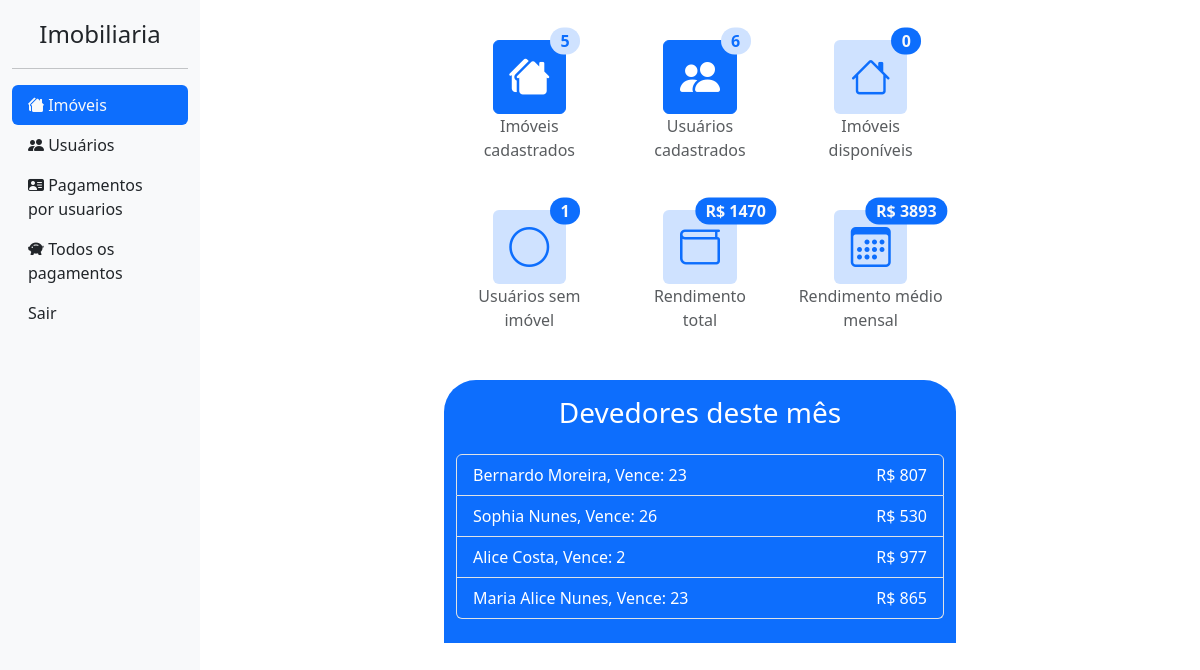
The page /imobiliaria/ (signed in) on the database its author committed.
### usuario/models.py (models this page shows, shortened)
class Perfil(models.Model):
    cpf = models.CharField(max_length=14, null=True)
    nome_completo = models.CharField(max_length=50, null=True, verbose_name="Nome completo")
    data_nascimento = models.DateField(max_length=10, null=True, blank=True, verbose_name="Data de nascimento")
    telefone = models.CharField(max_length=16, null=True, verbose_name="Telefone para contato")
    data_entrada_imovel = models.DateField(auto_now_add=True, editable=True, verbose_name="Data de entrada no imovel")
    usuario = models.OneToOneField(User, blank=True, on_delete=models.CASCADE)
    imovel = models.OneToOneField(Imovel, null=True, blank=True, on_delete=models.SET_NULL)
    def __str__(self) -> str:
        return self.nome_completo

### imobiliaria/models.py (models this page shows, shortened)
class Imovel(models.Model):
    nome = models.CharField(max_length=50, blank=True, verbose_name='Nome do imóvel / vila / condominio')
    cep = models.CharField(max_length=9, blank=True, verbose_name= 'CEP')
    endereco = models.CharField(max_length=100, blank=True, verbose_name= 'Endereço')
    numero = models.CharField(max_length=100, blank=True, verbose_name= 'Numero')
    bairro = models.CharField(max_length=100, blank=True, verbose_name= 'Bairro')
    cidade = models.CharField(max_length=100, blank=True, verbose_name= 'Cidade')
    uf = models.CharField(max_length=2, blank=True, verbose_name= 'UF')
    mensalidade = models.CharField(max_length=10, blank=True, verbose_name='Mensalidade R$')
    vencimento = models.IntegerField(default=10, verbose_name="Dia do vencimento da mensalidade")
    disponibilidade = models.BooleanField(default=True, verbose_name="Disponibilidade")

### imobiliaria/views.py (the view)
# urls.py: path('', index_imobiliaria, name="indeximobiliaria"),
@login_required
def index_imobiliaria(request):
    if not request.user.is_staff:
        return redirect('home-usuario')
    context = {}
    imoveis = Imovel.objects.all()
    perfis = Perfil.objects.all()
    pagamentos = Pagamento.objects.all()
    imoveis_disponiveis = Imovel.objects.filter(disponibilidade=True)
    perfis_sem_imovel = Perfil.objects.filter(imovel=None)
    devedores_deste_mes = []
    hoje = datetime.now()
    for perfil in perfis:
        pagou = False
        if perfil.imovel != None:
            for pagamento in pagamentos:
                if pagamento.perfil == perfil and pagamento.data.month == hoje.month and pagamento.data.year == hoje.year:
                    pagou = True
                    break
        else: continue
        if pagou == False:
            devedores_deste_mes.append(perfil)
    rendimento_total = 0
    for pagamento in pagamentos:
        rendimento_total += int(unmask(pagamento.valor_pago, '.'))
    rendimentoMensal = 0
    for imovel in imoveis:
        if imovel.disponibilidade == False:
            rendimentoMensal += int(imovel.mensalidade)
    usuario_logado = request.user
    if request.user.is_staff == False:
        perfil = Perfil.objects.get(usuario = usuario_logado)
        context['perfil'] = perfil
    context['imoveis'] = imoveis
    context['perfis'] = perfis
    context['pagamentos'] = pagamentos
    context['imoveis_disponiveis'] = imoveis_disponiveis
    context['perfis_sem_imovel'] = perfis_sem_imovel
    context['devedores_deste_mes'] = devedores_deste_mes
    context['rendimento_total'] = rendimento_total
    context['rendimentoMensal'] = rendimentoMensal
    context['hoje'] = hoje
    return render(request, 'index-imobiliaria.html', context)

### utils/scripts.py (called while the page is built)
def unmask(target: any, chars: str) -> str:
    if type(target) != str:
        target = str(target)
    for char in chars:
        target = target.replace(char, '')
    return target

### imobiliaria/templates/index-imobiliaria.html (shortened to what this page needs)
{% extends 'base.html' %}
{% block content %}
<div class="col-sm-12 col-lg-6 offset-lg-3">
    <div class="row mt-4">
        <div class="col-sm-6 col-lg-4 d-flex flex-column justify-content-center text-center align-items-center mb-5">
            <a href="{% url 'listarimoveis' %}" class="btn btn-primary position-relative w-50 ">
                <i class="bi bi-houses-fill fs-1"></i>
                <span class="position-absolute top-0 start-100 translate-middle badge rounded-pill bg-primary-subtle text-primary fs-6">
                    {{imoveis|length}}
                </span>
            </a>
            <span class="text-muted fs-6">Imóveis <br> cadastrados</span>
        </div>
        <div class="col-sm-6 col-lg-4 d-flex flex-column justify-content-center text-center align-items-center mb-5">
            <a href="{% url 'listarusuarios' %}" class="btn btn-primary position-relative w-50 ">
                <i class="bi bi-people-fill fs-1"></i>
                <span class="position-absolute top-0 start-100 translate-middle badge rounded-pill bg-primary-subtle text-primary fs-6">
                    {{perfis|length}}
                </span>
            </a>
            <span class="text-muted fs-6">Usuários <br> cadastrados</span>
        </div>
        <div class="col-sm-6 col-lg-4 d-flex flex-column justify-content-center text-center align-items-center mb-5">
            <a href="{% url 'listarusuarios' %}" class="btn bg-primary-subtle text-primary position-relative w-50 ">
                <i class="bi bi-house fs-1"></i>
                <span class="position-absolute top-0 start-100 translate-middle badge rounded-pill bg-primary text-light fs-6">
                    {{imoveis_disponiveis|length}}
                </span>
            </a>
            <span class="text-muted fs-6">Imóveis <br> disponíveis</span>
        </div>
        <div class="col-sm-6 col-lg-4 d-flex flex-column justify-content-center text-center align-items-center mb-5">
            <a href="{% url 'listarusuarios' %}" class="btn bg-primary-subtle text-primary position-relative w-50 ">
                <i class="bi bi-circle fs-1"></i>
                <span class="position-absolute top-0 start-100 translate-middle badge rounded-pill bg-primary text-light fs-6">
                    {{perfis_sem_imovel|length}}
                </span>
            </a>
            <span class="text-muted fs-6">Usuários sem <br> imóvel</span>
        </div>
        <div class="col-sm-6 col-lg-4 d-flex flex-column justify-content-center text-center align-items-center mb-5">
            <a class="btn bg-primary-subtle text-primary position-relative w-50 ">
                <i class="bi bi-wallet fs-1"></i>
                <span class="position-absolute top-0 start-100 translate-middle badge rounded-pill bg-primary text-light fs-6">
                    R$ {{rendimento_total}}
                </span>
            </a>
            <span class="text-muted fs-6">Rendimento <br> total</span>
        </div>
        <div class="col-sm-6 col-lg-4 d-flex flex-column justify-content-center text-center align-items-center mb-5">
            <a href="{% url 'listar-pagamentos-por-usuarios' %}" class="btn bg-primary-subtle text-primary position-relative w-50 ">
                <i class="bi bi-calendar3 fs-1"></i>
                <span class="position-absolute top-0 start-100 translate-middle badge rounded-pill bg-primary text-light fs-6">
                    R$ {{rendimentoMensal}}
                </span>
            </a>
            <span class="text-muted fs-6">Rendimento médio <br>mensal</span>
        </div>
    </div>
    <div class="row pb-4 bg-primary text-white rounded-5 rounded-bottom-0">
        <div class="col-12 my-3 text-center">
            <h3>Devedores deste mês</h3>
        </div>
        <div class="col-12">
            <ul class="list-group">
                {% for d in devedores_deste_mes %}
                    <li class="list-group-item bg-primary text-white d-flex justify-content-between">
                        <span>{{d}}, Vence: {{d.imovel.vencimento}}</span>
                        <span>R$ {{d.imovel.mensalidade}}</span>
                    </li>
                {% endfor %}
              </ul>
        </div>
    </div>
</div>
{% endblock %}

### core/static/css/login.css (style rules this page uses)
html, body { height: 100%; margin: 0; }

### rows shown on the page
Perfil: nome_completo "Bernardo Moreira", imovel.vencimento "23", imovel.mensalidade "807"
Perfil: nome_completo "Sophia Nunes", imovel.vencimento "26", imovel.mensalidade "530"
Perfil: nome_completo "Alice Costa", imovel.vencimento "2", imovel.mensalidade "977"
Perfil: nome_completo "Maria Alice Nunes", imovel.vencimento "23", imovel.mensalidade "865"

### other values the page prints
{{ imoveis|length }} "5"
{{ perfis|length }} "6"
{{ imoveis_disponiveis|length }} "0"
{{ perfis_sem_imovel|length }} "1"
{{ rendimento_total }} "1470"
{{ rendimentoMensal }} "3893"
